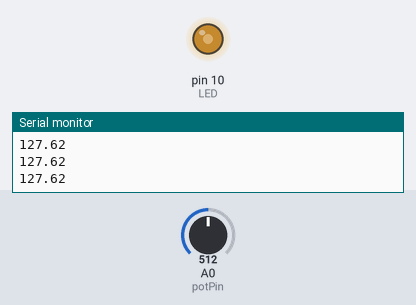
Simulated run of this sketch. Board: Arduino Uno, built with avr-gcc and run on an emulated ATmega328P. Parts: output pins drawn as LEDs (lit = HIGH), the last lines printed to the serial monitor. Inputs (shaded band) come from the test bench; at power-on: A0 (potPin) = 512.

Above: at 1.2 s.
1.3 s: A0 (potPin) set to 716
At 1.8 s:
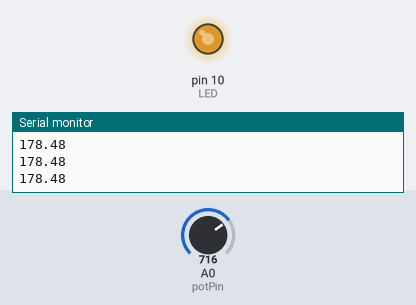
2.8 s: A0 (potPin) set to 900
At 4.0 s:
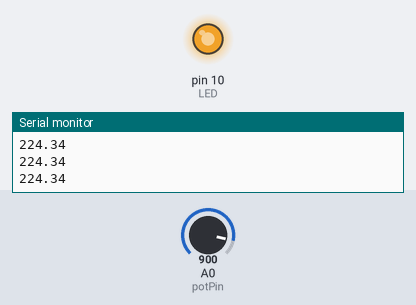
4.3 s: A0 (potPin) set to 122
At 5.0 s:
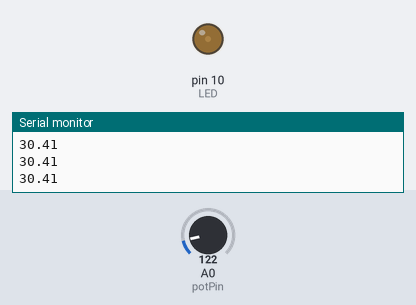
5.8 s: A0 (potPin) set to 0
At 6.1 s:
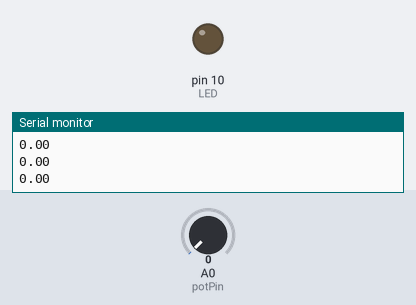
7.3 s: A0 (potPin) set to 511
At 8.7 s:
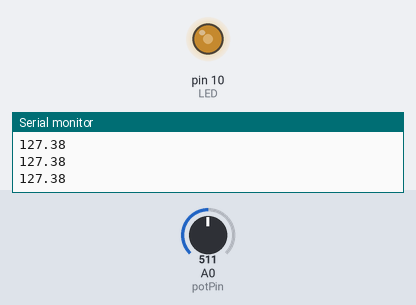
Timing chart, 0 to 9.8 s (numbered marks = the images above; inputs shaded):
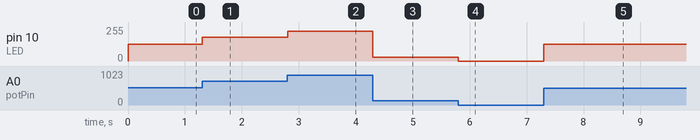

Measured:
- after the input at 1.3 s, pin 10 (LED): 127/255 → 178/255 at once
- after the input at 2.8 s, pin 10 (LED): 178/255 → 224/255 at once
- after the input at 4.3 s, pin 10 (LED): 224/255 → 30/255 at once
- after the input at 5.8 s, pin 10 (LED): 30/255 → 0/255 at once
- after the input at 7.3 s, pin 10 (LED): 0/255 → 127/255 at once

The sketch:

Lesson14.ino
```cpp
// Lesson 14: Dimmable LED project - using potentiometer
int potPin =  A0;
int LED = 10;
int potVal;
float LEDVal;
float slope = (255./1023.);
void setup() {
  Serial.begin(9600);
  pinMode(potPin, INPUT);
  pinMode(LED, OUTPUT);
}

void loop() {
  potVal = analogRead(potPin);
  LEDVal = potVal * slope;
  analogWrite(LED, LEDVal);
  Serial.println(LEDVal);
}
```
